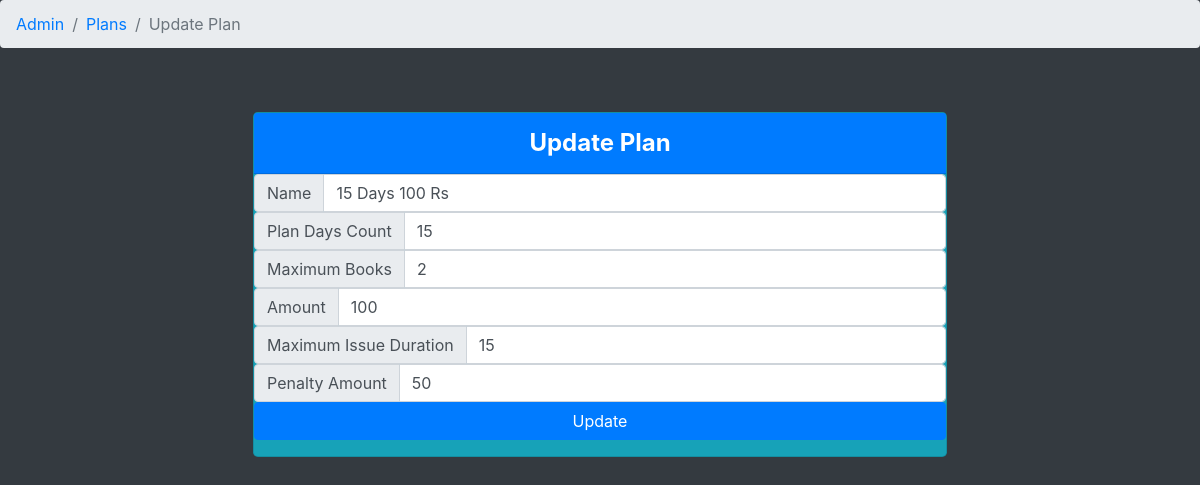
The page /updatePlans.php?id=7 on the database its author committed.
### tables this page shows
CREATE TABLE `plans` (
  `id` int(11) NOT NULL,
  `name` varchar(45) DEFAULT NULL,
  `daysCount` int(11) DEFAULT NULL,
  `maxBooks` int(2) DEFAULT NULL,
  `amount` double DEFAULT NULL,
  `maxIssueDuration` int(3) DEFAULT NULL,
  `penalty` int(11) DEFAULT NULL
);

### Database.php (called while the page is built, shortened)
<?php
class Database{
    public static function getConnection(){
        return mysqli_connect("localhost","root","","library");
    }
    public static function query($query){
        return mysqli_query(Database::getConnection(),$query);
    }
}
?>

### updatePlans.php (the view, shortened to what this page needs)
<?php
	if(!class_exists('Database') and !class_exists('Plans'))
		require("./Database.php");
?>
<html>
<head>
	<link rel="stylesheet" href="css/bootstrap.min.css">
<head>
<body class="bg-dark">
<nav aria-label="breadcrumb">
	<ol class="breadcrumb">
		<li class="breadcrumb-item"><a href="index.php">Admin</a></li>
		<li class="breadcrumb-item"><a href="viewData.php">Plans</a></li>
		<li class="breadcrumb-item active" aria-current="page">Update Plan</li>
	</ol>
</nav>
<div class="row">
<div class="col-2">
</div>
<div class="col-8">
<div class="card bg-info rounded-lg m-5">
<div class="card-header bg-primary text-white text-center">
	<font size="5px"><b>Update Plan</b></font>
</div>
	<center>
    <?php
        if(isset($_GET["id"])){
            $id=$_GET["id"];
            $result=db::query("select * from plans where id=$id");
			if($result)
            	$row=mysqli_fetch_assoc($result);
        }
        else
            echo "Something Went Wrong";
    ?>
    <form method="post" action="./updatePlans.php">
            <div class="input-group">
				<div class="input-group-prepend">
					<span class="input-group-text" id="addon-wrapping">Name</span>
				</div>
				<input type="text" class="form-control" placeholder="Planname" name="name" value="<?php echo $row['name'];?>">
			</div>
			<div class="input-group">
				<div class="input-group-prepend">
					<span class="input-group-text" id="addon-wrapping">Plan Days Count</span>
				</div>
				<input type="number" class="form-control" placeholder="days" name="daysCount" max=365 value="<?php echo $row['daysCount']; ?>">
			</div>
			<div class="input-group">
				<div class="input-group-prepend">
					<span class="input-group-text" id="addon-wrapping">Maximum Books</span>
				</div>
				<input type="number" class="form-control" placeholder="any number less than 12" name="maxBooks" max=12 value="<?php echo $row['maxBooks']; ?>">
			</div>
			<div class="input-group">
				<div class="input-group-prepend">
					<span class="input-group-text" id="addon-wrapping">Amount</span>
				</div>
				<input type="number" class="form-control" placeholder="amount" name="amount" value="<?php echo $row['amount']; ?>">
			</div>
			<div class="input-group">
				<div class="input-group-prepend">
					<span class="input-group-text" id="addon-wrapping">Maximum Issue Duration</span>
				</div>
				<input type="number" class="form-control" placeholder="days" name="maxIssueDuration" value="<?php echo $row['maxIssueDuration']; ?>">
			</div>
			<div class="input-group">
				<div class="input-group-prepend">
					<span class="input-group-text" id="addon-wrapping">Penalty Amount</span>
				</div>
				<input type="number" class="form-control" placeholder="amount" name="penaltyAmount" value="<?php echo $row['penalty']; ?>">
			</div>
		<input class="btn btn-block btn-primary" type="submit" name="submit" value="Update">
    </form>
</center>
</div>
</div>
</div>
</body>
</html>

### rows shown on the page
plans: name "15 Days 100 Rs", daysCount "15", maxBooks "2", amount "100", maxIssueDuration "15", penaltyAmount "50"
